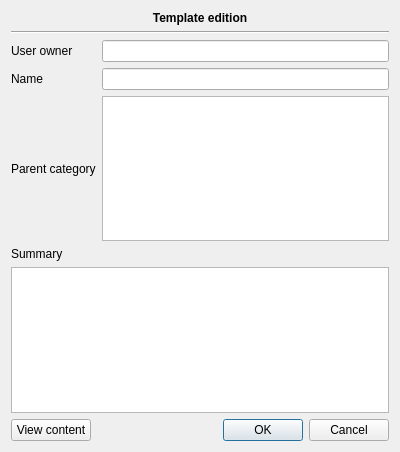
<?xml version="1.0" encoding="UTF-8"?>
<ui version="4.0">
 <class>Templates::Internal::TemplatesEditDialog</class>
 <widget class="QDialog" name="Templates::Internal::TemplatesEditDialog">
  <property name="geometry">
   <rect>
    <x>0</x>
    <y>0</y>
    <width>400</width>
    <height>452</height>
   </rect>
  </property>
  <property name="windowTitle">
   <string>Template edition</string>
  </property>
  <layout class="QGridLayout" name="gridLayout">
   <item row="0" column="0" colspan="2">
    <widget class="QLabel" name="label">
     <property name="font">
      <font>
       <weight>75</weight>
       <bold>true</bold>
      </font>
     </property>
     <property name="text">
      <string>Template edition</string>
     </property>
     <property name="alignment">
      <set>Qt::AlignCenter</set>
     </property>
    </widget>
   </item>
   <item row="1" column="0" colspan="2">
    <widget class="Line" name="line">
     <property name="orientation">
      <enum>Qt::Horizontal</enum>
     </property>
    </widget>
   </item>
   <item row="2" column="0">
    <widget class="QLabel" name="label_4">
     <property name="text">
      <string>User owner</string>
     </property>
    </widget>
   </item>
   <item row="3" column="0">
    <widget class="QLabel" name="label_2">
     <property name="text">
      <string>Name</string>
     </property>
    </widget>
   </item>
   <item row="4" column="0">
    <widget class="QLabel" name="label_3">
     <property name="text">
      <string>Parent category</string>
     </property>
    </widget>
   </item>
   <item row="6" column="0">
    <widget class="QLabel" name="label_5">
     <property name="text">
      <string>Summary</string>
     </property>
    </widget>
   </item>
   <item row="7" column="0" colspan="2">
    <widget class="QTextEdit" name="summaryTextEdit"/>
   </item>
   <item row="8" column="0" colspan="2">
    <layout class="QHBoxLayout" name="horizontalLayout">
     <item>
      <widget class="QPushButton" name="viewButton">
       <property name="text">
        <string>View content</string>
       </property>
      </widget>
     </item>
     <item>
      <widget class="QDialogButtonBox" name="buttonBox">
       <property name="orientation">
        <enum>Qt::Horizontal</enum>
       </property>
       <property name="standardButtons">
        <set>QDialogButtonBox::Cancel|QDialogButtonBox::Ok</set>
       </property>
      </widget>
     </item>
    </layout>
   </item>
   <item row="3" column="1">
    <widget class="QLineEdit" name="nameLineEdit"/>
   </item>
   <item row="2" column="1">
    <widget class="QLineEdit" name="userLineEdit"/>
   </item>
   <item row="4" column="1">
    <widget class="QTreeView" name="parentTreeView"/>
   </item>
  </layout>
 </widget>
 <resources/>
 <connections>
  <connection>
   <sender>buttonBox</sender>
   <signal>accepted()</signal>
   <receiver>Templates::Internal::TemplatesEditDialog</receiver>
   <slot>accept()</slot>
   <hints>
    <hint type="sourcelabel">
     <x>248</x>
     <y>254</y>
    </hint>
    <hint type="destinationlabel">
     <x>157</x>
     <y>274</y>
    </hint>
   </hints>
  </connection>
  <connection>
   <sender>buttonBox</sender>
   <signal>rejected()</signal>
   <receiver>Templates::Internal::TemplatesEditDialog</receiver>
   <slot>reject()</slot>
   <hints>
    <hint type="sourcelabel">
     <x>316</x>
     <y>260</y>
    </hint>
    <hint type="destinationlabel">
     <x>286</x>
     <y>274</y>
    </hint>
   </hints>
  </connection>
 </connections>
</ui>
